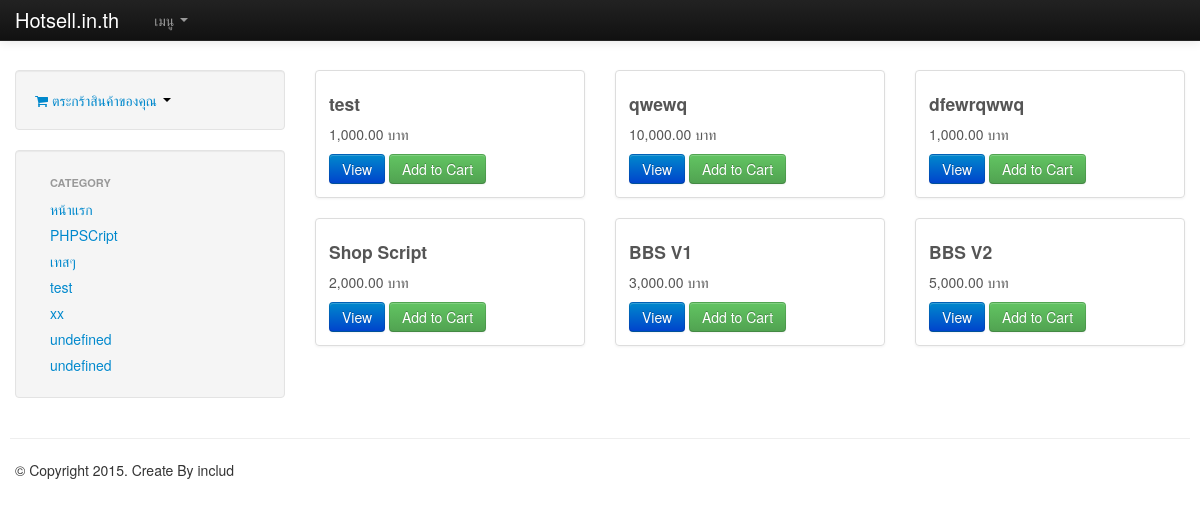
The page / on the database its author committed.
### tables this page shows
CREATE TABLE IF NOT EXISTS `shop_category` (
`category_cid` int(11) NOT NULL,
  `category_name` varchar(100) NOT NULL
);

CREATE TABLE IF NOT EXISTS `shop_data` (
`shop_did` int(11) NOT NULL,
  `shop_name` text NOT NULL,
  `shop_details` varchar(2000) NOT NULL,
  `shop_desc` text NOT NULL,
  `shop_category` int(11) NOT NULL,
  `shop_image` text NOT NULL,
  `shop_price` int(11) NOT NULL,
  `shop_keyword` text NOT NULL,
  `shop_contact` varchar(100) NOT NULL
);

### func/database.class.php (called while the page is built, shortened)
<?php
class Database{
	public function __construct() {
	$this->mysqli =
	   new mysqli(DB_SERVER, DB_USER, DB_PASS, DB_NAME);
	   $this->mysqli->set_charset("utf8");
	}
	public function runQuery($qry) {
        $result = $this->mysqli->query($qry);
		return $result;
    }
}

### index.php (the view, shortened to what this page needs)
<!DOCTYPE html>
<html lang="en">
<head>
	<link rel="stylesheet" href="assets/js/bootstrap/css/bootstrap.min.css" />
	<link rel="stylesheet" href="assets/js/bootstrap/css/bootstrap-responsive.min.css" />
	<link rel="stylesheet" href="assets/css/font-awesome/css/font-awesome.min.css" />
	<link rel="stylesheet" href="assets/css/style.css" />
</head>
<body>
	<?php
		include_once "func/database.class.php";
		$mydb = new Database();
	?>
	<div class="navbar navbar-inverse navbar-fixed-top">
		<div class="navbar-inner">
			<div class="container">
				<a class="brand" href="index.php">Hotsell.in.th</a>
				<div class="nav-collapse collapse">
					<ul class="nav">
						<li class="dropdown">
							<a href="#" class="dropdown-toggle" data-toggle="dropdown">เมนู <b class="caret"></b></a>
						</li>
					</ul>
				</div>
			</div>
		</div>
	</div>
	<div class="container">
		<div class="row">
			<div class="span3">
				<div class="well">
					<div class="dropdown">
						<a class="dropdown-toggle" data-toggle="dropdown" href="#">
							<i class="icon-shopping-cart"></i>
							ตระกร้าสินค้าของคุณ
							<b class="caret"></b></a>
					</div>
				</div>
				<div class="well">
					<ul class="nav nav-list">
						<li class="nav-header">Category</li>
						<li><a href="index.php">หน้าแรก</a></li>
						<?php
							$category = "SELECT * FROM shop_category";
							$category_result = $mydb->runQuery($category);
							while($category_row = mysqli_fetch_assoc($category_result)){
						?>
						<li>
							<a href="?sec=category&cid=<?php echo $category_row['category_cid']?>"><?php echo $category_row['category_name']?></a>
						</li>
						<?php } ?>
					</ul>
				</div>
			</div>
			<?php
				@$sec = $_GET['sec'];
				switch($sec){
			?>
			<?php
					default:
			?>
			<div class="span9">
				<ul class="thumbnails">
					<?php
						$shop_data = "SELECT * FROM shop_data ORDER BY shop_did DESC";
						$shop_result = $mydb->runQuery($shop_data);
						while($shop_row = mysqli_fetch_assoc($shop_result)){
					?>
					<li class="span3">
						<div class="thumbnail">
							<div class="caption">
								<h4><?php echo $shop_row['shop_name']?></h4>
								<p><?php echo number_format($shop_row['shop_price'],2)?> บาท</p>
								<a class="btn btn-primary" href="?sec=item&did=<?php echo $shop_row['shop_did']?>">View</a>
								<a class="btn btn-success" onclick="AddToCart(<?php echo $shop_row['shop_did']?>); return false">Add to Cart</a>
							</div>
						</div>
					</li>
					<?php } ?>
				</ul>
			</div>
			<?php } ?>
		</div>
	</div>
	<hr />
	<footer id="footer" class="vspace20">
		<div class="container">
			<div class="row">
				<div class="span6">
					<p>&copy; Copyright 2015.&nbsp;Create By includ</p>
				</div>
			</div>
		</div>
	</footer>
</body>
</html>

### assets/css/style.css (style rules this page uses)
body { padding-top: 60px; }
body { margin: 10px; }

### rows shown on the page
shop_category: category_name "PHPSCript"
shop_category: category_name "เทสๆ"
shop_category: category_name "test"
shop_category: category_name "xx"
shop_category: category_name "undefined"
shop_category: category_name "undefined"
shop_data: shop_name "test", shop_price "1,000.00"
shop_data: shop_name "qwewq", shop_price "10,000.00"
shop_data: shop_name "dfewrqwwq", shop_price "1,000.00"
shop_data: shop_name "Shop Script", shop_price "2,000.00"
shop_data: shop_name "BBS V1", shop_price "3,000.00"
shop_data: shop_name "BBS V2", shop_price "5,000.00"
